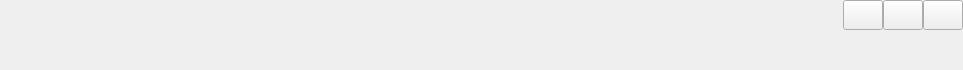
<?xml version="1.0" encoding="UTF-8"?>
<ui version="4.0">
 <class>HTitleBar</class>
 <widget class="QWidget" name="HTitleBar">
  <property name="geometry">
   <rect>
    <x>0</x>
    <y>0</y>
    <width>963</width>
    <height>70</height>
   </rect>
  </property>
  <property name="sizePolicy">
   <sizepolicy hsizetype="Preferred" vsizetype="Fixed">
    <horstretch>0</horstretch>
    <verstretch>0</verstretch>
   </sizepolicy>
  </property>
  <property name="windowTitle">
   <string>Form</string>
  </property>
  <layout class="QHBoxLayout" name="horizontalLayout">
   <property name="spacing">
    <number>0</number>
   </property>
   <property name="leftMargin">
    <number>0</number>
   </property>
   <property name="topMargin">
    <number>0</number>
   </property>
   <property name="rightMargin">
    <number>0</number>
   </property>
   <property name="bottomMargin">
    <number>0</number>
   </property>
   <item>
    <widget class="QWidget" name="widgetTitle" native="true">
     <property name="sizePolicy">
      <sizepolicy hsizetype="Preferred" vsizetype="Fixed">
       <horstretch>0</horstretch>
       <verstretch>0</verstretch>
      </sizepolicy>
     </property>
     <layout class="QHBoxLayout" name="horizontalLayout_2">
      <property name="spacing">
       <number>10</number>
      </property>
      <property name="leftMargin">
       <number>10</number>
      </property>
      <property name="topMargin">
       <number>0</number>
      </property>
      <property name="rightMargin">
       <number>0</number>
      </property>
      <property name="bottomMargin">
       <number>0</number>
      </property>
      <item>
       <widget class="QLabel" name="labIco">
        <property name="text">
         <string/>
        </property>
        <property name="alignment">
         <set>Qt::AlignCenter</set>
        </property>
       </widget>
      </item>
      <item>
       <widget class="QLabel" name="labTitle">
        <property name="styleSheet">
         <string notr="true"/>
        </property>
        <property name="text">
         <string/>
        </property>
        <property name="alignment">
         <set>Qt::AlignLeading|Qt::AlignLeft|Qt::AlignVCenter</set>
        </property>
       </widget>
      </item>
      <item>
       <widget class="QWidget" name="widgetTop" native="true">
        <layout class="QHBoxLayout" name="horizontalLayout_3">
         <property name="spacing">
          <number>0</number>
         </property>
         <property name="leftMargin">
          <number>0</number>
         </property>
         <property name="topMargin">
          <number>0</number>
         </property>
         <property name="rightMargin">
          <number>0</number>
         </property>
         <property name="bottomMargin">
          <number>0</number>
         </property>
        </layout>
       </widget>
      </item>
      <item>
       <spacer name="horizontalSpacer">
        <property name="orientation">
         <enum>Qt::Horizontal</enum>
        </property>
        <property name="sizeHint" stdset="0">
         <size>
          <width>40</width>
          <height>20</height>
         </size>
        </property>
       </spacer>
      </item>
      <item>
       <widget class="QWidget" name="widgetMenu" native="true">
        <layout class="QGridLayout" name="gridLayout_2">
         <property name="leftMargin">
          <number>0</number>
         </property>
         <property name="topMargin">
          <number>0</number>
         </property>
         <property name="rightMargin">
          <number>0</number>
         </property>
         <property name="bottomMargin">
          <number>0</number>
         </property>
         <property name="spacing">
          <number>0</number>
         </property>
         <item row="1" column="1" colspan="3">
          <spacer name="verticalSpacer">
           <property name="orientation">
            <enum>Qt::Vertical</enum>
           </property>
           <property name="sizeHint" stdset="0">
            <size>
             <width>20</width>
             <height>40</height>
            </size>
           </property>
          </spacer>
         </item>
         <item row="0" column="1">
          <widget class="QPushButton" name="btnMenu_Min">
           <property name="sizePolicy">
            <sizepolicy hsizetype="Minimum" vsizetype="Expanding">
             <horstretch>0</horstretch>
             <verstretch>0</verstretch>
            </sizepolicy>
           </property>
           <property name="minimumSize">
            <size>
             <width>30</width>
             <height>30</height>
            </size>
           </property>
           <property name="cursor">
            <cursorShape>ArrowCursor</cursorShape>
           </property>
           <property name="focusPolicy">
            <enum>Qt::NoFocus</enum>
           </property>
           <property name="toolTip">
            <string>最小化</string>
           </property>
           <property name="text">
            <string/>
           </property>
          </widget>
         </item>
         <item row="0" column="3">
          <widget class="QPushButton" name="btnMenu_Close">
           <property name="sizePolicy">
            <sizepolicy hsizetype="Minimum" vsizetype="Expanding">
             <horstretch>0</horstretch>
             <verstretch>0</verstretch>
            </sizepolicy>
           </property>
           <property name="minimumSize">
            <size>
             <width>30</width>
             <height>30</height>
            </size>
           </property>
           <property name="cursor">
            <cursorShape>ArrowCursor</cursorShape>
           </property>
           <property name="focusPolicy">
            <enum>Qt::NoFocus</enum>
           </property>
           <property name="toolTip">
            <string>关闭</string>
           </property>
           <property name="text">
            <string/>
           </property>
          </widget>
         </item>
         <item row="0" column="2">
          <widget class="QPushButton" name="btnMenu_Max">
           <property name="sizePolicy">
            <sizepolicy hsizetype="Minimum" vsizetype="Expanding">
             <horstretch>0</horstretch>
             <verstretch>0</verstretch>
            </sizepolicy>
           </property>
           <property name="minimumSize">
            <size>
             <width>30</width>
             <height>30</height>
            </size>
           </property>
           <property name="focusPolicy">
            <enum>Qt::NoFocus</enum>
           </property>
           <property name="text">
            <string/>
           </property>
          </widget>
         </item>
        </layout>
       </widget>
      </item>
     </layout>
    </widget>
   </item>
  </layout>
 </widget>
 <resources>
  <include location="C:/Users/admin/Desktop/test/QUI-master/demo/demo.qrc"/>
 </resources>
 <connections/>
</ui>
